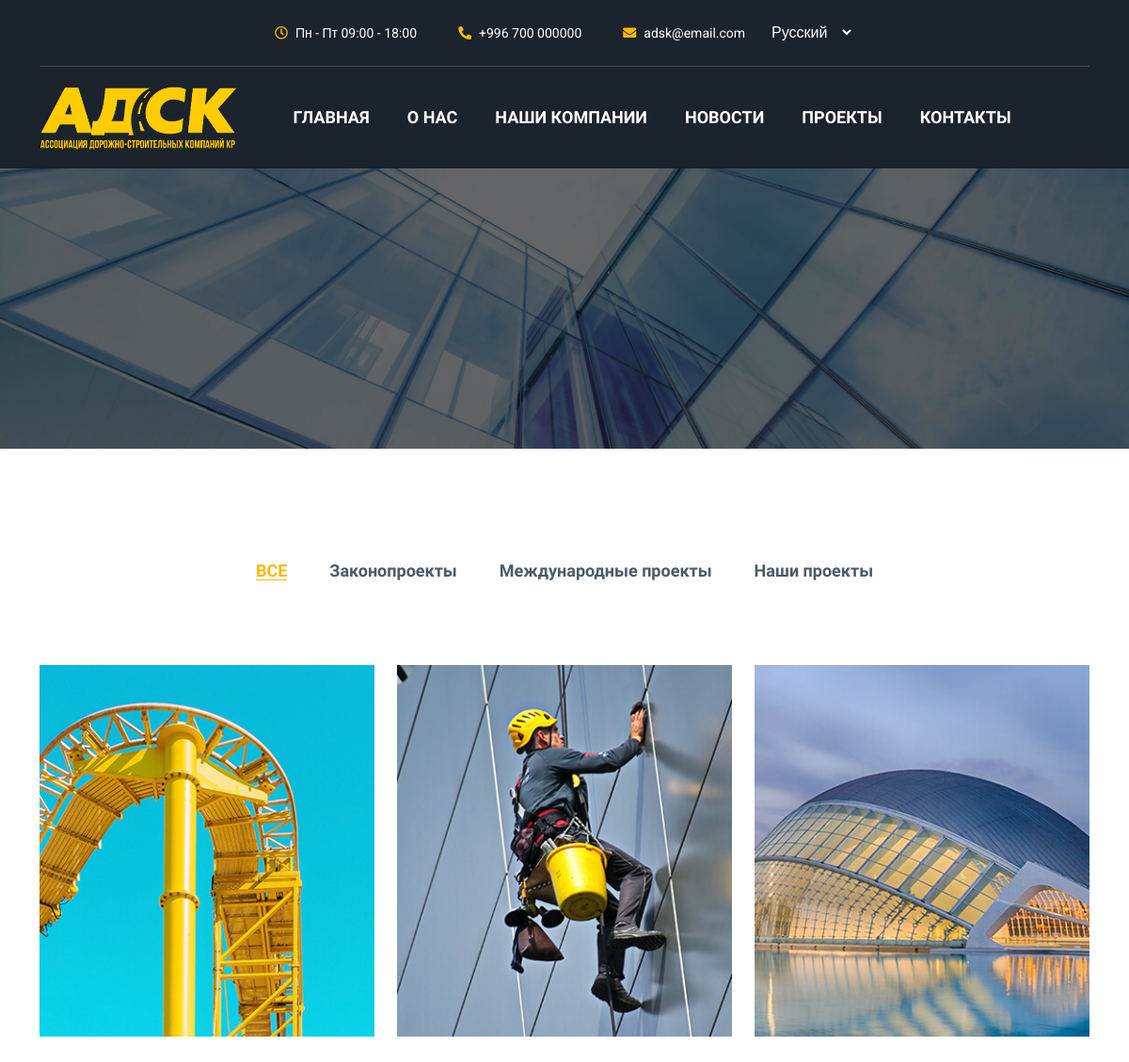
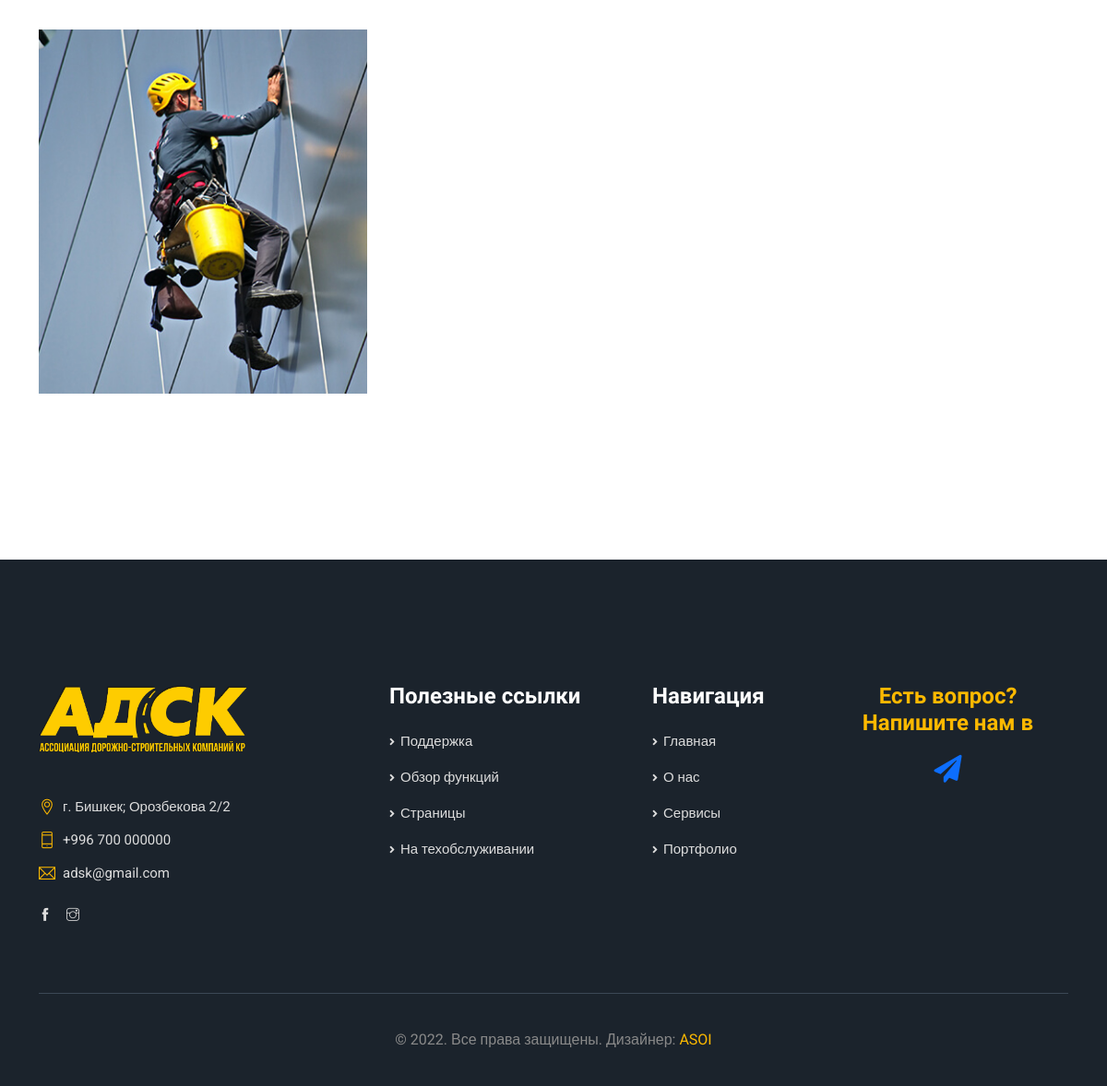
Page /portfolio/ on the earlier database version (2 pictures, top to bottom).
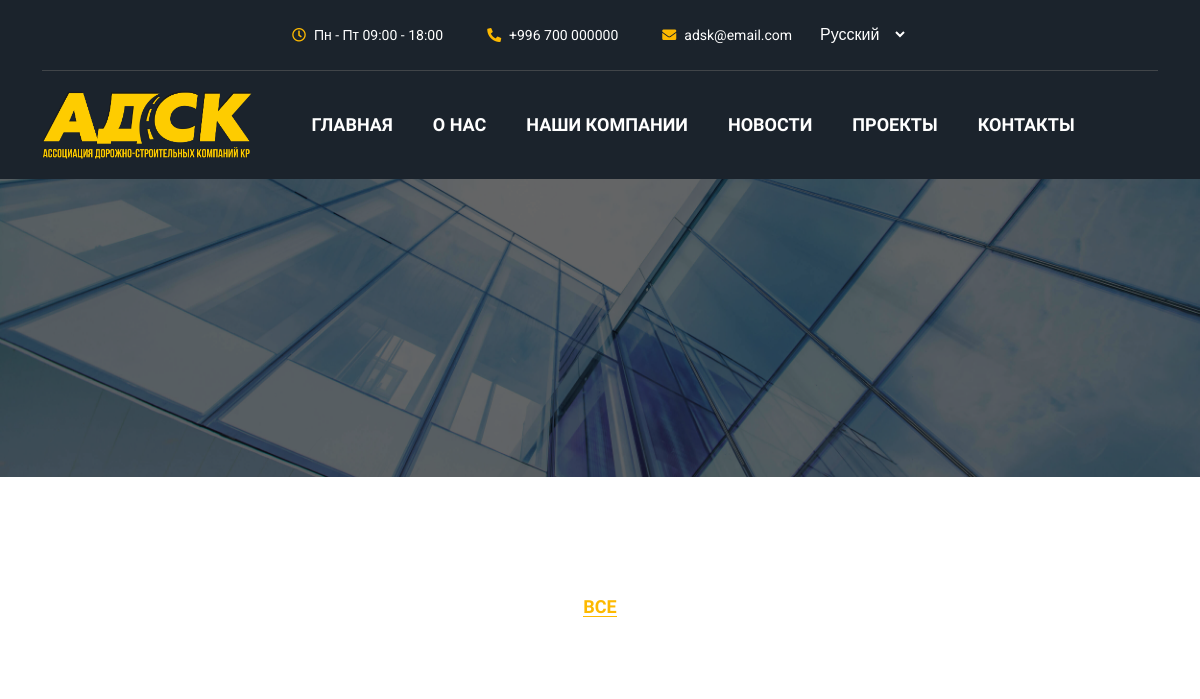
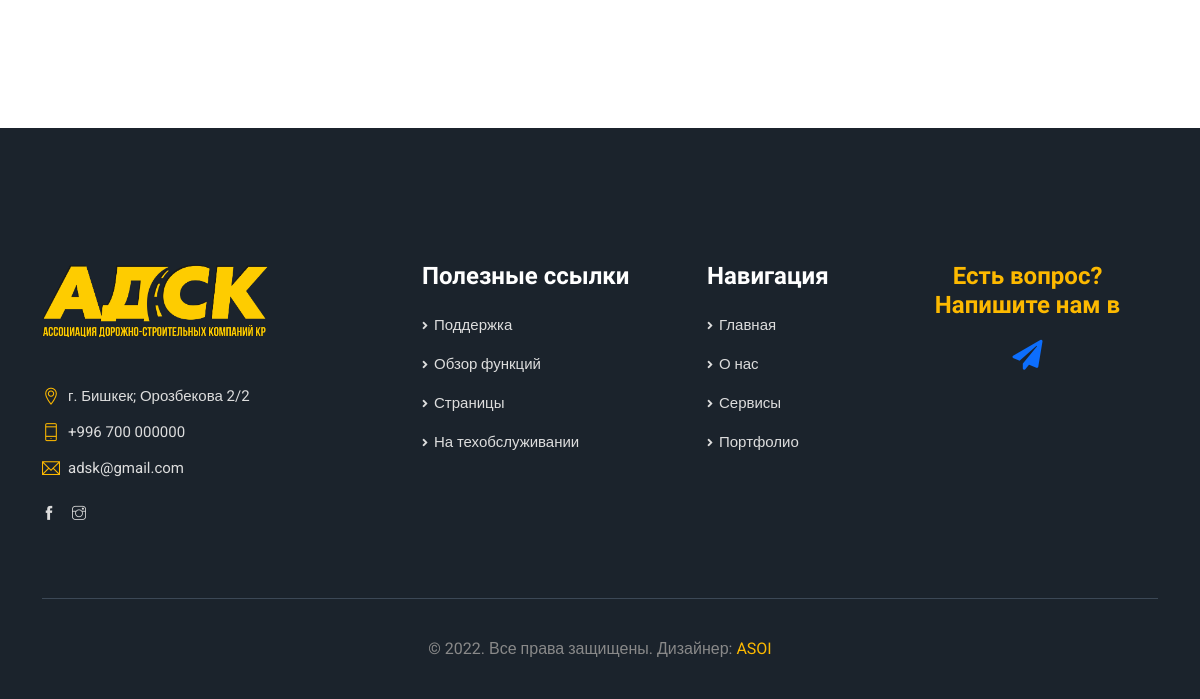
Same page on the later database version (2 pictures, top to bottom).
### first/models.py (models this page shows, shortened)
class Projects(models.Model):
    project_name = models.CharField(max_length=200, null=True, blank=True)
    class Meta:
        verbose_name = 'Проекты'
        ordering = ['project_name']

class Portfolio(models.Model):
    project_name = models.ForeignKey(Projects, on_delete=models.CASCADE, related_name="projects")
    project_title = models.CharField(max_length=200, null=True, blank=True)
    image = models.ImageField(upload_to='portfolio_images', verbose_name='Фото', blank=True, null=True)
    text = models.TextField(verbose_name="Полное описание")
    class Meta:
        verbose_name = 'Портфолио'
        ordering = ['project_title']

### first/views.py (the view)
# urls.py: path('portfolio/', portfolio, name='portfolio'),
def portfolio(request):
    projects = Projects.objects.all()
    portfolio_ = Portfolio.objects.all()
    context = {"projects": projects, "portfolio": portfolio_}
    return render(request, "portfolio.html", context)

### templates/portfolio.html (shortened to what this page needs)
{% extends 'index.html' %}
{% load static %}
{% block page %}
            <section class="banner_area">
                <div class="overlay_bg parallax-effect" style="background: url(/static/img/banner3.jpg) no-repeat;"></div>
            </section>
            <section class="con_latest_project_area">
                <div class="container">
                    <div id="portfolio_filter" class="portfolio_filter">
                        <div data-filter="*" class="work_portfolio_item active">ВСЕ</div>
                        {% for project in projects %}
                        <div data-filter=".{{project.id}}" class="work_portfolio_item">{{project.project_name}}</div>
                        {% endfor %}
                    </div>
                    <div class="row portfolio_gallery" id="work-portfolio">
                        {% for port in portfolio %}
                        <div class="col-lg-4 col-sm-6 portfolio_item {{port.project_name.id}}">
                            <div class="portfolio_img hover_effect">
                               <a href="{% url 'portfolio' port.pk%}">
                                <img src="{{ port.image.url}}" alt="">
                                <div class="hover_content">
                                    <h5><span>{{port.project_title}}</span></h5>
                                    <h4><span>Round Office</span></h4>
                                </div>
                               </a>
                            </div>
                        </div>
                        {% endfor %}
                    </div>
                </div>
            </section>
{% endblock %}

### templates/index.html (shortened to what this page needs)
<!doctype html>
{% load static%}
{% load i18n%}
<html lang="en">
<head>
    <link rel="stylesheet" href="{% static 'vendors/bootstrap/css/bootstrap.css' %}">
    <link rel="stylesheet" href="{% static 'vendors/slick/slick.css' %}">
    <link rel="stylesheet" href="{% static 'vendors/slick/slick-theme.css' %}">
    <link rel="stylesheet" href="{% static 'vendors/animation/animate.css' %}">
    <link rel="stylesheet" href="{% static 'vendors/themify/themify-icons.css' %}">
    <link rel="stylesheet" href="{% static 'vendors/font-awesome/css/all.css' %}">
    <link rel="stylesheet" href="{% static 'vendors/magnify-pop/magnific-popup.css' %}">
    <link rel="stylesheet" href="{% static 'vendors/loader/animation.css' %}">
    <link rel="stylesheet" href="{% static 'css/style.css' %}">
    <link rel="stylesheet" href="{% static 'css/responsive.css' %}">
</head>
<body>
    <div class="layout animsition">
        <div class="body_wrapper">
            <header class="header_area">
                <div class="header_top_two header_dark">
                    <div class="container">
                        <div class="header_info">
                            <div class="row align-items-center">
                                <div class="header_contact_info">
                                        <a href="#"><i class="far fa-clock"></i>Пн - Пт 09:00 - 18:00</a>
                                        <a href="tel:+996 700 000000"><i class="fas fa-phone"></i>+996 700 000000</a>
                                        <a href="mailto:adsk@gmail.com"><i class="fas fa-envelope"></i>adsk@email.com</a>
                                     <div class="language_switcher">
									<form id=" " action="{% url 'set_language' %}" method="post">{% csrf_token %}
									<select class="selectpicker" data-width="fit" name="language" onchange="this.form.submit()">
										{% get_current_language as LANGUAGE_CODE %}
										{% get_available_languages as LANGUAGES %}
										{% get_language_info_list for LANGUAGES as languages %}
										{% for language in languages %}
											<option style="background: white; color: black;" data-content='<span class="flag-icon flag-icon-us"></span>' value="{{ language.code }}"{% if language.code == LANGUAGE_CODE %} selected{% endif %}>
												{{ language.name_local }}
											</option>
										{% endfor %}
									</select>
									</form>
								</div>
                                </div>
                            </div>
                        </div>
                    </div>
                </div>
                <nav class="navbar navbar-expand-lg header_three header_dark" id="header">
                    <div class="container-xl">
                        <div class="collapse navbar-collapse" id="navbarSupportedContent">
                            <a class=" f_logo navbar-brand logo" href="{% url 'home' %}">
                                <img src="{% static 'img/Logo.png' %}" alt="LOGO">
                            </a>
                            <ul class="navbar-nav menu">
                                <li class="nav-item"><a class="nav-link" href="{% url 'home' %}">{% trans 'ГЛАВНАЯ' %}</a></li>
                                <li class="nav-item"><a class="nav-link" href="{% url 'about' %}">{% trans 'О НАС'%}</a></li>
                                <li class="nav-item"><a class="nav-link" href="{% url 'our_companies' %}">{% trans 'НАШИ КОМПАНИИ' %}</a></li>
                                <li class="nav-item"><a class="nav-link" href="{% url 'news' %}">{% trans 'НОВОСТИ' %}</a></li>
                                <li class="nav-item"><a class="nav-link" href="{% url 'portfolio' %}">{% trans 'ПРОЕКТЫ' %}</a></li>
                                <li class="nav-item"><a class="nav-link" href="{% url 'contact' %}">{% trans 'КОНТАКТЫ' %}</a></li>
                            </ul>
                        </div>
                    </div>
                </nav>
            </header>
            {% block page%} {% endblock %}
            <footer class="footer_area">
                <div class="container">
                    <div class="row footer_top">
                        <div class="col-lg-4 col-sm-7 wow fadeInLeft" data-wow-delay="0.2s">
                            <div class="f_widget info_widget">
                                <a href="#" class="f_logo"><img width="100%" src="{% static 'img/Logo.png' %}" alt=""></a>
                                <div class="info_list">
                                    <div class="info_item">
                                        <i class="ti-location-pin"></i>
                                        <p>г. Бишкек; Орозбекова 2/2</p>
                                    </div>
                                    <div class="info_item">
                                        <i class="ti-mobile"></i>
                                        <p><a href="tel:+996 700 000000">+996 700 000000</a>
                                    </div>
                                    <div class="info_item">
                                        <i class="ti-email"></i>
                                        <p><a href="mailto:adsk@gmail.com">adsk@gmail.com</a></p>
                                    </div>
                                </div>
                                <div class="social_icon">
                                    <a href="#"><i class="ti-facebook"></i></a>
                                    <a href="#"><i class="ti-instagram"></i></a>
                                </div>
                            </div>
                        </div>
                        <div class="col-lg-3 col-sm-5 wow fadeInUp" data-wow-delay="0.4s">
                            <div class="f_widget link_widget">
                                <h2 class="f_title">Полезные ссылки</h2>
                                <ul class="list-unstyled">
                                    <li><a href="#">{% trans 'Поддержка'%}</a></li>
                                    <li><a href="#">{% trans 'Обзор функций'%}</a></li>
                                    <li><a href="#">{% trans 'Страницы'%}</a></li>
                                    <li><a href="#">{% trans 'На техобслуживании'%}</a></li>
                                </ul>
                            </div>
                        </div>
                        <div class="col-lg-2 col-sm-5 wow fadeInUp" data-wow-delay="0.6s">
                            <div class="f_widget link_widget">
                                <h2 class="f_title">{% trans 'Навигация'%}</h2>
                                <ul class="list-unstyled">
                                    <li><a href="#">{% trans 'Главная'%}</a></li>
                                    <li><a href="#">{% trans 'О нас'%}</a></li>
                                    <li><a href="#">{% trans 'Сервисы'%}</a></li>
                                    <li><a href="#">{% trans 'Портфолио'%}</a></li>
                                </ul>
                            </div>
                        </div>
                        <div class="col-lg-3 col-sm-7 wow fadeInUp" data-wow-delay="0.8s">
                            <div class="f_widget subscribe_widget" style="
    text-align: center;
">
                                <h2 style="color: #fdb900" class="f_title">{% trans 'Есть вопрос? Напишите нам в' %}</h2>
                                <a href="tg://resolve?domain=Zhanbozhan" style="
    font-size: 30px;
"><i class="fas fa-paper-plane"></i></a>
                            </div>
                        </div>
                    </div>
                    <div class="footer_bottom wow fadeInUp" data-wow-delay="0.4s">{% trans '© 2022. Все права защищены. Дизайнер:' %}
                        <a target="_blank" href="http://asoi.kg"> ASOI</a></div>
                </div>
            </footer>
        </div>
    </div>
</body>
</html>

Differences in the rows shown:
removed Projects: project_name "Законопроекты"
removed Projects: project_name "Международные проекты"
removed Projects: project_name "Наши проекты"
removed Portfolio: image (picture)
removed Portfolio: image (picture)
removed Portfolio: image (picture)
removed Portfolio: image (picture)
